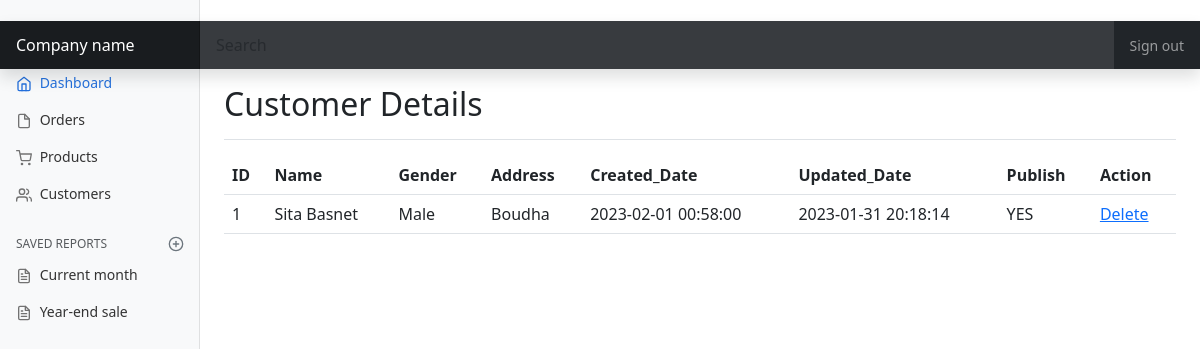
/admin/?page=customer_pages&action=list (signed in), run on an earlier commit of the app's database.
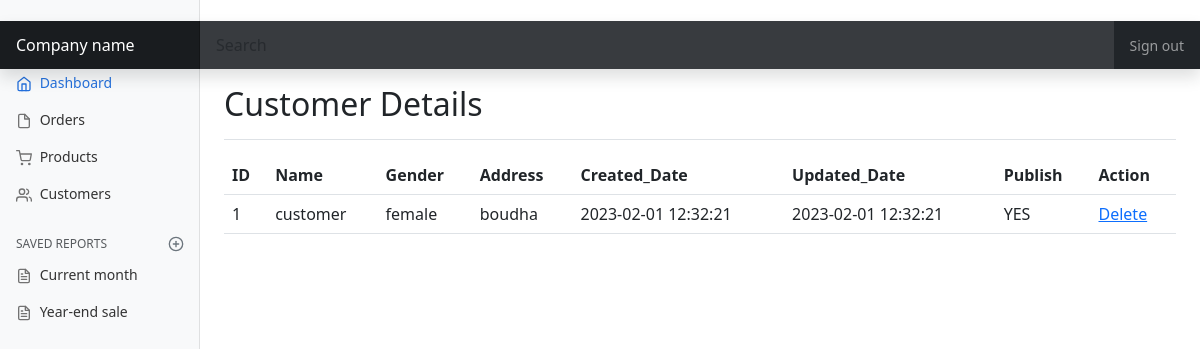
And on a later commit of the database.
### tables this page shows
CREATE TABLE `tbl_customer` (
  `id` int(20) NOT NULL,
  `name` text NOT NULL,
  `gender` text NOT NULL,
  `address` varchar(20) NOT NULL,
  `created_date` datetime DEFAULT current_timestamp(),
  `updated_date` datetime DEFAULT current_timestamp(),
  `publish` tinyint(1) NOT NULL
);

### admin/customer_list/list.php (the view)
<?php
$sql = "SELECT id, name, gender, address, created_date, updated_date, publish FROM tbl_customer";
$result = $conn->query($sql);
?>
<div class="d-flex justify-content-between flex-wrap flex-md-nowrap align-items-center pt-3 pb-2 mb-3 border-bottom">
    <h1 class="h2">Customer Details</h1>
</div>
<div class="row">
    <div class="col-12">
            <table class="table">
        <thead>
            <tr>
                <th>ID</th>
                <th>Name</th>
                <th>Gender</th>
                <th>Address</th>
                <th>Created_Date</th>
                <th>Updated_Date</th>
                <th>Publish</th>
                <th>Action</th>
            </tr>
        </thead>
        <tbody>
            <?php
            if ($result->num_rows > 0) {
                while($row = $result->fetch_assoc()) {
            ?>
                <tr>
                    <td><?php echo $row['id'] ?></td>
                    <td><?php echo $row['name'] ?></td>
                    <td><?php echo $row['gender'] ?></td>
                    <td><?php echo $row['address'] ?></td>
                    <td><?php echo $row['created_date'] ?></td>
                    <td><?php echo $row['updated_date'] ?></td>
                    <td><?php echo $row['publish'] ? 'YES': 'NO' ?></td>
                    <td>
                        <a href="?page=customer_pages&action=delete&id=<?php echo $row['id'] ?>" onclick="return confirm('Are you sure?')">Delete</a>
                    </td>
                </tr>
            <?php
                }
            }
            ?>
        </tbody>
    </table>
    </div>
</div>

What changed in the data, as far as the page shows it:
changed tbl_customer id 1: name "Sita Basnet" → "customer"; gender "Male" → "female"; address "Boudha" → "boudha"; created_date "2023-02-01 00:58:00" → "2023-02-01 12:32:21"; updated_date "2023-01-31 20:18:14" → "2023-02-01 12:32:21"
